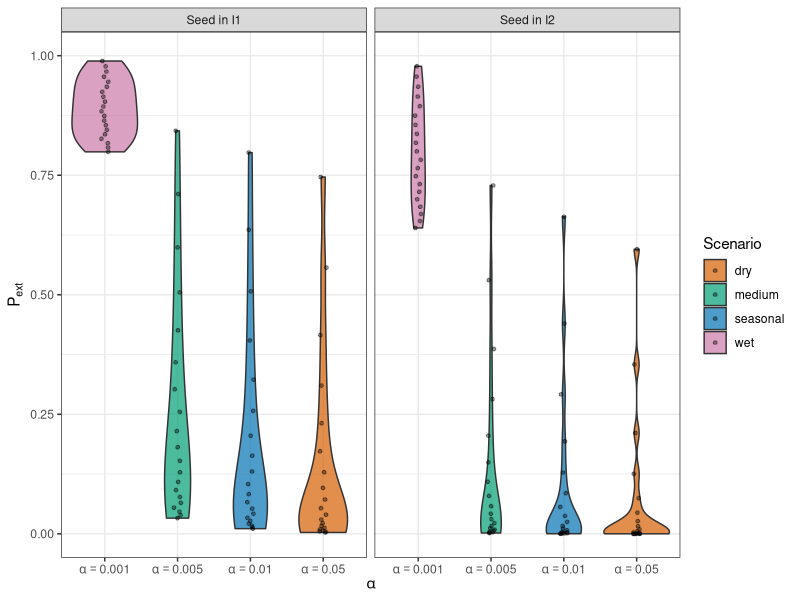

Generate this figure with R: (Note: this script raises an error after producing the figure.)
## ============================================================
## Violin plots of extinction probability vs alpha
## P_ext(alpha, i10, i20) = (u1_star(alpha))^i10 * (u2_star(alpha))^i20
## Two seeding scenarios: seed in I1 only, seed in I2 only
## ============================================================

rm(list = ls())

library(dplyr)
library(ggplot2)

## --- Parameters (your values) -------------------------------
Lambda  <- 10        # recruitment
mu      <- 0.005     # natural death
beta1   <- 0.00005   # transmission from I1
beta2   <- 0.0001    # transmission from I2
gamma1  <- 0.1       # recovery I1
gamma2  <- 0.1       # recovery I2
d1      <- 0.01      # disease death I1
d2      <- 0.01      # disease death I2

nu1 <- gamma1 + mu + d1
nu2 <- gamma2 + mu + d2

## --- Choose alpha values (those you used: 0.01, 0.255, 0.5) --
alpha_vals <- c(0.001, 0.005, 0.01, 0.05)

## --- R0(alpha) for the autonomous model ---------------------
R0_alpha <- function(alpha) {
  Lambda/(alpha + mu) * ( beta1/nu1 + alpha*beta2/(mu*nu2) )
}

## --- DFE for constant alpha (autonomous model) --------------
S_DFE <- function(alpha) {
  S1_0 <- Lambda / (alpha + mu)
  S2_0 <- alpha * Lambda / (mu * (alpha + mu))
  c(S1_0 = S1_0, S2_0 = S2_0)
}

## --- Branching PGF map f(u) for given alpha -----------------
## u = (u1, u2)
f_map <- function(u, alpha) {
  S  <- S_DFE(alpha)
  S1_0 <- S["S1_0"]; S2_0 <- S["S2_0"]
  
  u1 <- u[1]; u2 <- u[2]
  
  denom1 <- nu1 + beta1 * (S1_0 + S2_0)
  denom2 <- nu2 + beta2 * (S1_0 + S2_0)
  
  f1 <- (beta1 * S1_0 * u1^2 + beta1 * S2_0 * u1 * u2 + nu1) / denom1
  f2 <- (beta2 * S2_0 * u2^2 + beta2 * S1_0 * u1 * u2 + nu2) / denom2
  
  # clamp to [0,1] to avoid tiny numeric excursions
  f1 <- min(max(f1, 0), 1)
  f2 <- min(max(f2, 0), 1)
  
  c(f1, f2)
}

## --- Compute u* for a given alpha (fixed point of f) --------
compute_u_star <- function(alpha, tol = 1e-8, max_iter = 2000) {
  R0 <- R0_alpha(alpha)
  if (R0 <= 1) return(c(1, 1))  # sure extinction
  
  u <- c(0, 0)
  for (k in 1:max_iter) {
    u_new <- f_map(u, alpha)
    
    if (any(is.na(u_new))) {
      # sécurité : si ça explose numériquement, on retourne extinction certaine
      return(c(1, 1))
    }
    
    if (max(abs(u_new - u)) < tol) {
      u <- u_new
      break
    }
    u <- u_new
  }
  u
}

## --- Precompute u*(alpha) WITHOUT rowwise/list complications --
u_mat <- sapply(alpha_vals, compute_u_star)  # matrix 2 x length(alpha_vals)

u_star_tbl <- tibble(
  alpha       = alpha_vals,
  u1          = u_mat[1, ],
  u2          = u_mat[2, ],
  R0          = R0_alpha(alpha_vals),
  alpha_label = paste0("alpha = ", alpha_vals)
)

print(u_star_tbl)
# tu dois maintenant voir u1 ET u2 non-NA, ~ (0.79, 0.66), etc.

## --- Range of initial infected ------------------------------
i10_max <- 20
i20_max <- 20

## 1) Seed in I1 only: i10 = 1..20, i20 = 0 --------------------
df_I1 <- expand.grid(
  alpha = alpha_vals,
  i10   = 1:i10_max   # >= 1
) %>%
  left_join(u_star_tbl, by = "alpha") %>%
  mutate(
    i20  = 0,
    Pext = (u1^i10) * (u2^i20),
    seed = "Seed in I1"
  )

## 2) Seed in I2 only: i20 = 1..20, i10 = 0 --------------------
df_I2 <- expand.grid(
  alpha = alpha_vals,
  i20   = 1:i20_max
) %>%
  left_join(u_star_tbl, by = "alpha") %>%
  mutate(
    i10  = 0,
    Pext = (u1^i10) * (u2^i20),
    seed = "Seed in I2"
  )

## Combine both scenarios --------------------------------------
df_all <- bind_rows(df_I1, df_I2) %>%
  mutate(
    seed = factor(seed, levels = c("Seed in I1", "Seed in I2")),
    # map alpha -> stress scenario, to reuse same colours as before
    scenario = case_when(
      alpha == 0.001 ~ "wet",
      alpha == 0.005 ~ "medium",
      alpha == 0.01  ~ "seasonal",
      alpha == 0.05  ~ "dry",
      TRUE           ~ "other"
    ),
    scenario = factor(scenario, levels = c("dry", "medium", "seasonal", "wet"))
  )

## --- Violin plot with colour by stress scenario --------------
p_violin <- ggplot(
  df_all,
  aes(x = factor(alpha), y = Pext, fill = scenario)
) +
  geom_violin(colour = "grey20", alpha = 0.7) +
  geom_jitter(width = 0.05, height = 0, alpha = 0.4, size = 1) +
  facet_wrap(~ seed) +
  scale_y_continuous(limits = c(0, 1)) +
  # labels de l’axe x en maths : alpha == 0.01, etc.
  scale_x_discrete(
    labels = function(x) parse(text = paste0("alpha==", x))
  ) +
  # même palette que pour tes autres figures (à adapter si besoin)
  scale_fill_manual(
    name   = "Scenario",
    values = c(
      "dry"      = "#D55E00",   # rouge/orange
      "medium"   = "#009E73",   # vert
      "seasonal" = "#0072B2",   # bleu
      "wet"      = "#CC79A7"    # violet
    )
  ) +
  labs(
    x = expression(alpha),
    y = expression(P[ext])
    # title = expression("Distribution of extinction probability" ~ P[ext] ~
    #                    " over initial conditions, for different " * alpha)
  ) +
  theme_bw()

print(p_violin)

ggsave("fig/violin_P_ext.pdf", p_violin, width = 9, height = 4, dpi = 300)
